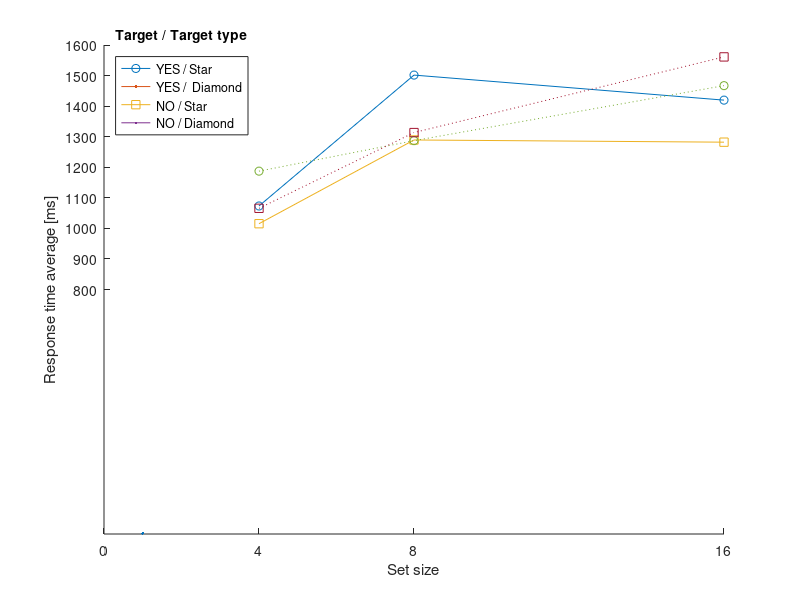

Reproduce this figure in MATLAB.
% import data
% 1: 学籍番号
% 2: 練習/本番（1/2）
% 3: 試行回数
% 4: 目標刺激の有無（1;あり, 2;なし）
% 5: 目標刺激種類
% 6: 刺激総数
% 7: 入力状態（0;正解, 1;失敗, 2;その他のキー, 3;Timeout）
% 8: 解答にかかった時間（ms）
clear; close all;
file = importdata('data1250373_2.txt', ',',  1);
data = file.data;
practice = data(:,2) == 1; % 練習
error = data(:,7) > 0; % Error
del = practice | error;
data(del,:) = []; % 削除操作

% -- 目標刺激（あり），目標刺激種類（マル）
target = data(:,4)==1;
type = data(:,5)==1;
setsize4 = data(:,6)==4; % 4
target_type1_size4_mean = mean(data(target & setsize4 & type, 8));
target = data(:,4)==1;
type = data(:,5)==1;
setsize8 = data(:,6)==8; % 8
target_type1_size8_mean = mean(data(target & setsize8 & type, 8));
target = data(:,4)==1;
type = data(:,5)==1;
setsize16 = data(:,6)==16; % 16
target_type1_size16_mean = mean(data(target & setsize16 & type, 8));

% -- 目標刺激（あり），目標刺激種類（マル線）
target = data(:,4)==1;
type = data(:,5)==2;
setsize4 = data(:,6)==4; % 4
target_type2_size4_mean = mean(data(target & setsize4 & type, 8));
target = data(:,4)==1;
type = data(:,5)==2;
setsize8 = data(:,6)==8; % 8
target_type2_size8_mean = mean(data(target & setsize8 & type, 8));
target = data(:,4)==1;
type = data(:,5)==2;
setsize16 = data(:,6)==16; % 16
target_type2_size16_mean = mean(data(target & setsize16 & type, 8));

% -- 目標刺激（なし），目標刺激種類（マル）
target = data(:,4)==2;
type = data(:,5)==1;
setsize4 = data(:,6)==4; % 4
ntarget_type1_size4_mean = mean(data(target & setsize4 & type, 8));
target = data(:,4)==2;
type = data(:,5)==1;
setsize8 = data(:,6)==8; % 8
ntarget_type1_size8_mean = mean(data(target & setsize8 & type, 8));
target = data(:,4)==2;
type = data(:,5)==1;
setsize16 = data(:,6)==16; % 16
ntarget_type1_size16_mean = mean(data(target & setsize16 & type, 8));

% -- 目標刺激（なし），目標刺激種類（マル線）
target = data(:,4)==2;
type = data(:,5)==2;
setsize4 = data(:,6)==4; % 4
ntarget_type2_size4_mean = mean(data(target & setsize4 & type, 8));
target = data(:,4)==2;
type = data(:,5)==2;
setsize8 = data(:,6)==8; % 8
ntarget_type2_size8_mean = mean(data(target & setsize8 & type, 8));
target = data(:,4)==2;
type = data(:,5)==2;
setsize16 = data(:,6)==16; % 16
ntarget_type2_size16_mean = mean(data(target & setsize16 & type, 8));

x = [4, 8, 16];
mean_type1 = [target_type1_size4_mean target_type1_size8_mean target_type1_size16_mean];
mean_type2 = [target_type2_size4_mean target_type2_size8_mean target_type2_size16_mean];
mean_type3 = [ntarget_type1_size4_mean ntarget_type1_size8_mean ntarget_type1_size16_mean];
mean_type4 = [ntarget_type2_size4_mean ntarget_type2_size8_mean ntarget_type2_size16_mean];

fig1 = figure;
hold on;
plot(x,mean_type1,'-o',LineWidth=2);
plot(x,mean_type2,'-square',LineWidth=2);
plot(x,mean_type3,':o',LineWidth=2);
plot(x,mean_type4,':square',LineWidth=2);
hold off;
lgd = legend({'YES / Star','YES /  Diamond','NO / Star', 'NO / Diamond'},'Location','northwest');
title(lgd,'Target / Target type');
xticks([0 4 8 16 20]);
yticks(800:100:2200)
xlabel('Set size');
ylabel('Response time average [ms]');
exportgraphics(fig1,'../Figures/13_02_graph.pdf','ContentType','vector');